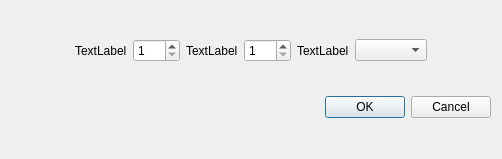
<?xml version="1.0" encoding="UTF-8"?>
<ui version="4.0">
 <class>AddRead</class>
 <widget class="QDialog" name="AddRead">
  <property name="geometry">
   <rect>
    <x>0</x>
    <y>0</y>
    <width>502</width>
    <height>159</height>
   </rect>
  </property>
  <property name="maximumSize">
   <size>
    <width>502</width>
    <height>159</height>
   </size>
  </property>
  <property name="windowTitle">
   <string>Dialog</string>
  </property>
  <layout class="QVBoxLayout" name="verticalLayout">
   <item>
    <layout class="QHBoxLayout" name="horizontalLayout">
     <item>
      <spacer name="horizontalSpacer_3">
       <property name="orientation">
        <enum>Qt::Horizontal</enum>
       </property>
       <property name="sizeHint" stdset="0">
        <size>
         <width>40</width>
         <height>20</height>
        </size>
       </property>
      </spacer>
     </item>
     <item>
      <spacer name="horizontalSpacer">
       <property name="orientation">
        <enum>Qt::Horizontal</enum>
       </property>
       <property name="sizeHint" stdset="0">
        <size>
         <width>40</width>
         <height>20</height>
        </size>
       </property>
      </spacer>
     </item>
     <item>
      <widget class="QLabel" name="labelpageFrom">
       <property name="text">
        <string>TextLabel</string>
       </property>
      </widget>
     </item>
     <item>
      <widget class="QSpinBox" name="spinBox_pageFrom">
       <property name="minimum">
        <number>1</number>
       </property>
       <property name="maximum">
        <number>604</number>
       </property>
      </widget>
     </item>
     <item>
      <widget class="QLabel" name="label_pageTo">
       <property name="text">
        <string>TextLabel</string>
       </property>
      </widget>
     </item>
     <item>
      <widget class="QSpinBox" name="spinBox_pageTo">
       <property name="minimum">
        <number>1</number>
       </property>
       <property name="maximum">
        <number>604</number>
       </property>
      </widget>
     </item>
     <item>
      <widget class="QLabel" name="label_time">
       <property name="text">
        <string>TextLabel</string>
       </property>
      </widget>
     </item>
     <item>
      <widget class="QComboBox" name="comboBox"/>
     </item>
     <item>
      <spacer name="horizontalSpacer_4">
       <property name="orientation">
        <enum>Qt::Horizontal</enum>
       </property>
       <property name="sizeHint" stdset="0">
        <size>
         <width>40</width>
         <height>20</height>
        </size>
       </property>
      </spacer>
     </item>
     <item>
      <spacer name="horizontalSpacer_2">
       <property name="orientation">
        <enum>Qt::Horizontal</enum>
       </property>
       <property name="sizeHint" stdset="0">
        <size>
         <width>40</width>
         <height>20</height>
        </size>
       </property>
      </spacer>
     </item>
    </layout>
   </item>
   <item>
    <widget class="QDialogButtonBox" name="buttonBox">
     <property name="orientation">
      <enum>Qt::Horizontal</enum>
     </property>
     <property name="standardButtons">
      <set>QDialogButtonBox::Cancel|QDialogButtonBox::Ok</set>
     </property>
    </widget>
   </item>
  </layout>
 </widget>
 <resources/>
 <connections>
  <connection>
   <sender>buttonBox</sender>
   <signal>accepted()</signal>
   <receiver>AddRead</receiver>
   <slot>accept()</slot>
   <hints>
    <hint type="sourcelabel">
     <x>248</x>
     <y>254</y>
    </hint>
    <hint type="destinationlabel">
     <x>157</x>
     <y>274</y>
    </hint>
   </hints>
  </connection>
  <connection>
   <sender>buttonBox</sender>
   <signal>rejected()</signal>
   <receiver>AddRead</receiver>
   <slot>reject()</slot>
   <hints>
    <hint type="sourcelabel">
     <x>316</x>
     <y>260</y>
    </hint>
    <hint type="destinationlabel">
     <x>286</x>
     <y>274</y>
    </hint>
   </hints>
  </connection>
 </connections>
</ui>
